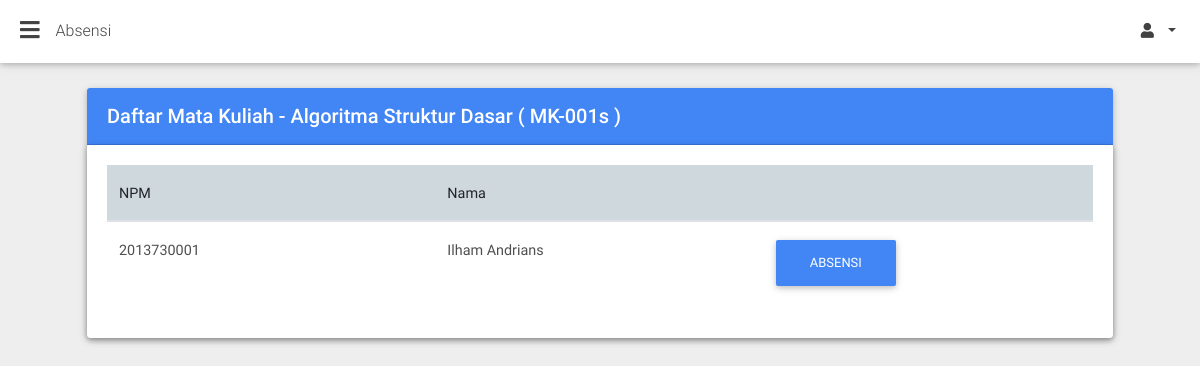
/index.php?page=mk-mahasiswa&id=1 (signed in), run on the app's committed database.
### tables this page shows
CREATE TABLE `matakuliah` (
  `id` bigint(250) NOT NULL,
  `kode` varchar(99) NOT NULL,
  `nama` varchar(99) NOT NULL,
  `sks` int(1) NOT NULL,
  `absent` int(11) NOT NULL
);

CREATE TABLE `mahasiswa` (
  `id` bigint(100) NOT NULL,
  `npm` bigint(10) NOT NULL,
  `nama` varchar(25) NOT NULL DEFAULT 'DEFAULT NAME',
  `session_key` text NOT NULL,
  `email` varchar(99) NOT NULL,
  `password` varchar(99) NOT NULL,
  `prodi_id` int(11) DEFAULT NULL
);

### views/mk_mahasiswa.php (the view, shortened to what this page needs)
<div class="container-fluid">
    <section class="pb-3">
        <div class="row">
          <div class="col-12">
            <div class="card">
            	<?php
            		$matakuliah_id = (isset($_GET['id']))? $_GET['id'] : '';
            		$servername = "localhost";
					$username = "root";
					$password = "";
					$dbname = "skripsi";
					$conn = mysqli_connect($servername, $username, $password, $dbname);
					$sql = "SELECT nama, kode FROM matakuliah WHERE id=".$matakuliah_id;
					$result = mysqli_query($conn, $sql);
					if (mysqli_num_rows($result) > 0) {
					    while($row = mysqli_fetch_assoc($result)) {
					    	echo '<div class="card-header white-text primary-color"><h5 class="font-weight-500 my-1">Daftar Mata Kuliah - '.$row["nama"].' ( '.$row["kode"].' ) </h5></div>';
					    }
					}else{
						echo '<div class="card-header white-text primary-color"><h5 class="font-weight-500 my-1">Daftar Mata Kuliah</h5></div>';
					}
            	?>
              	<div class="card">
		          	<div class="card-body table-responsive">
		            	<table class="table">
		              		<thead>
		                		<tr class="blue-grey lighten-4">
		                  			<th class="th-lg">NPM</th>
		                  			<th class="th-lg">Nama</th>
		                  			<th></th>
		                		</tr>
			              	</thead>
			              	<tbody>
			              		<?php
									$sql = "SELECT mahasiswa.id AS id, matakuliah.id AS mk_id, mahasiswa.npm, mahasiswa.nama FROM mahasiswa JOIN mk_mahasiswa ON mk_mahasiswa.mahasiswa_id = mahasiswa.id JOIN matakuliah ON matakuliah.id = mk_mahasiswa.matakuliah_id WHERE matakuliah.id = ".$matakuliah_id;
									$result = mysqli_query($conn, $sql);
									if (mysqli_num_rows($result) > 0) {
									    while($row = mysqli_fetch_assoc($result)) {
									        echo "<tr>";
									        echo "<td>".$row["npm"]."</td>";
				                  			echo "<td>".$row["nama"]."</td>";
				                  			echo "<td>";
				                  			echo "<a href='index.php?page=absensi&mahasiswa_id=".$row["id"]."&matakuliah_id=".$row["mk_id"]."' class='btn btn-primary'> Absensi </a>";
				                  			echo "</td>";
									    }
									}
									?>
			              </tbody>
		            	</table>
		          	</div>
		        </div>
            </div>
        </div>
    </section>
</div>

### data on the page
matakuliah: nama "Algoritma Struktur Dasar", kode "MK-001s"
mahasiswa: npm "2013730001", nama "Ilham Andrians"
